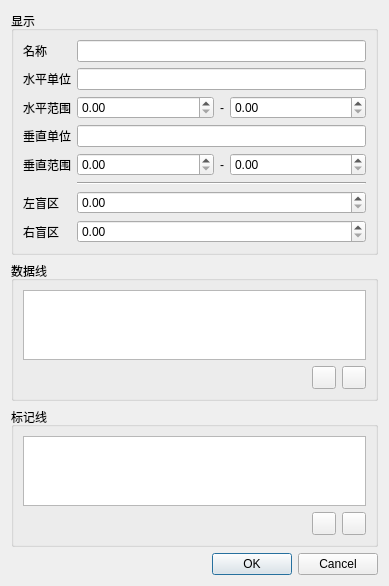
<?xml version="1.0" encoding="UTF-8"?>
<ui version="4.0">
 <class>PlotViewEditor</class>
 <widget class="QDialog" name="PlotViewEditor">
  <property name="geometry">
   <rect>
    <x>0</x>
    <y>0</y>
    <width>389</width>
    <height>554</height>
   </rect>
  </property>
  <property name="windowTitle">
   <string>B扫描视图</string>
  </property>
  <layout class="QVBoxLayout" name="verticalLayout_2">
   <item>
    <widget class="QGroupBox" name="groupBox">
     <property name="title">
      <string>显示</string>
     </property>
     <layout class="QFormLayout" name="formLayout">
      <item row="0" column="0">
       <widget class="QLabel" name="label">
        <property name="text">
         <string>名称</string>
        </property>
       </widget>
      </item>
      <item row="0" column="1">
       <widget class="QLineEdit" name="name"/>
      </item>
      <item row="1" column="0">
       <widget class="QLabel" name="label_3">
        <property name="text">
         <string>水平单位</string>
        </property>
       </widget>
      </item>
      <item row="1" column="1">
       <widget class="QLineEdit" name="unitNameH"/>
      </item>
      <item row="2" column="0">
       <widget class="QLabel" name="label_2">
        <property name="text">
         <string>水平范围</string>
        </property>
       </widget>
      </item>
      <item row="2" column="1">
       <layout class="QHBoxLayout" name="horizontalLayout_3">
        <item>
         <widget class="QDoubleSpinBox" name="left">
          <property name="maximum">
           <double>999999.989999999990687</double>
          </property>
         </widget>
        </item>
        <item>
         <widget class="QLabel" name="label_6">
          <property name="sizePolicy">
           <sizepolicy hsizetype="Maximum" vsizetype="Preferred">
            <horstretch>0</horstretch>
            <verstretch>0</verstretch>
           </sizepolicy>
          </property>
          <property name="text">
           <string>-</string>
          </property>
         </widget>
        </item>
        <item>
         <widget class="QDoubleSpinBox" name="right">
          <property name="maximum">
           <double>999999.989999999990687</double>
          </property>
         </widget>
        </item>
       </layout>
      </item>
      <item row="3" column="0">
       <widget class="QLabel" name="label_5">
        <property name="text">
         <string>垂直单位</string>
        </property>
       </widget>
      </item>
      <item row="3" column="1">
       <widget class="QLineEdit" name="unitNameV"/>
      </item>
      <item row="4" column="0">
       <widget class="QLabel" name="label_4">
        <property name="text">
         <string>垂直范围</string>
        </property>
       </widget>
      </item>
      <item row="4" column="1">
       <layout class="QHBoxLayout" name="horizontalLayout_4">
        <item>
         <widget class="QDoubleSpinBox" name="top">
          <property name="maximum">
           <double>999999.989999999990687</double>
          </property>
         </widget>
        </item>
        <item>
         <widget class="QLabel" name="label_7">
          <property name="sizePolicy">
           <sizepolicy hsizetype="Maximum" vsizetype="Preferred">
            <horstretch>0</horstretch>
            <verstretch>0</verstretch>
           </sizepolicy>
          </property>
          <property name="text">
           <string>-</string>
          </property>
         </widget>
        </item>
        <item>
         <widget class="QDoubleSpinBox" name="bottom">
          <property name="maximum">
           <double>999999.989999999990687</double>
          </property>
         </widget>
        </item>
       </layout>
      </item>
      <item row="5" column="1">
       <widget class="Line" name="line">
        <property name="orientation">
         <enum>Qt::Horizontal</enum>
        </property>
       </widget>
      </item>
      <item row="6" column="0">
       <widget class="QLabel" name="label_8">
        <property name="text">
         <string>左盲区</string>
        </property>
       </widget>
      </item>
      <item row="6" column="1">
       <widget class="QDoubleSpinBox" name="deadZoneLeft">
        <property name="maximum">
         <double>999999.989999999990687</double>
        </property>
       </widget>
      </item>
      <item row="7" column="0">
       <widget class="QLabel" name="label_9">
        <property name="text">
         <string>右盲区</string>
        </property>
       </widget>
      </item>
      <item row="7" column="1">
       <widget class="QDoubleSpinBox" name="deadZoneRight">
        <property name="maximum">
         <double>999999.989999999990687</double>
        </property>
       </widget>
      </item>
     </layout>
    </widget>
   </item>
   <item>
    <widget class="QGroupBox" name="curveGroup">
     <property name="title">
      <string>数据线</string>
     </property>
     <layout class="QHBoxLayout" name="horizontalLayout_2">
      <item>
       <layout class="QVBoxLayout" name="verticalLayout">
        <item>
         <widget class="QListWidget" name="curves"/>
        </item>
        <item>
         <layout class="QHBoxLayout" name="horizontalLayout">
          <item>
           <spacer name="horizontalSpacer">
            <property name="orientation">
             <enum>Qt::Horizontal</enum>
            </property>
            <property name="sizeHint" stdset="0">
             <size>
              <width>40</width>
              <height>20</height>
             </size>
            </property>
           </spacer>
          </item>
          <item>
           <widget class="QToolButton" name="addCurve">
            <property name="icon">
             <iconset resource="../../../Resources/Resources.qrc">
              <normaloff>:/icons/plus.png</normaloff>:/icons/plus.png</iconset>
            </property>
           </widget>
          </item>
          <item>
           <widget class="QToolButton" name="removeCurve">
            <property name="icon">
             <iconset resource="../../../Resources/Resources.qrc">
              <normaloff>:/icons/minus.png</normaloff>:/icons/minus.png</iconset>
            </property>
           </widget>
          </item>
         </layout>
        </item>
       </layout>
      </item>
     </layout>
    </widget>
   </item>
   <item>
    <widget class="QGroupBox" name="groupBox_2">
     <property name="title">
      <string>标记线</string>
     </property>
     <layout class="QHBoxLayout" name="horizontalLayout_6">
      <item>
       <layout class="QVBoxLayout" name="verticalLayout_3">
        <item>
         <widget class="QListWidget" name="lines"/>
        </item>
        <item>
         <layout class="QHBoxLayout" name="horizontalLayout_5">
          <item>
           <spacer name="horizontalSpacer_2">
            <property name="orientation">
             <enum>Qt::Horizontal</enum>
            </property>
            <property name="sizeHint" stdset="0">
             <size>
              <width>40</width>
              <height>20</height>
             </size>
            </property>
           </spacer>
          </item>
          <item>
           <widget class="QToolButton" name="addLine">
            <property name="icon">
             <iconset resource="../../../Resources/Resources.qrc">
              <normaloff>:/icons/plus.png</normaloff>:/icons/plus.png</iconset>
            </property>
           </widget>
          </item>
          <item>
           <widget class="QToolButton" name="removeLine">
            <property name="icon">
             <iconset resource="../../../Resources/Resources.qrc">
              <normaloff>:/icons/minus.png</normaloff>:/icons/minus.png</iconset>
            </property>
           </widget>
          </item>
         </layout>
        </item>
       </layout>
      </item>
     </layout>
    </widget>
   </item>
   <item>
    <widget class="QDialogButtonBox" name="buttonBox">
     <property name="standardButtons">
      <set>QDialogButtonBox::Cancel|QDialogButtonBox::Ok</set>
     </property>
    </widget>
   </item>
  </layout>
 </widget>
 <tabstops>
  <tabstop>name</tabstop>
  <tabstop>unitNameH</tabstop>
  <tabstop>left</tabstop>
  <tabstop>right</tabstop>
  <tabstop>unitNameV</tabstop>
  <tabstop>top</tabstop>
  <tabstop>bottom</tabstop>
  <tabstop>deadZoneLeft</tabstop>
  <tabstop>deadZoneRight</tabstop>
  <tabstop>curves</tabstop>
  <tabstop>addCurve</tabstop>
  <tabstop>removeCurve</tabstop>
  <tabstop>lines</tabstop>
  <tabstop>addLine</tabstop>
  <tabstop>removeLine</tabstop>
 </tabstops>
 <resources>
  <include location="../../../Resources/Resources.qrc"/>
  <include location="../../../Resources/Resources.qrc"/>
  <include location="../../../Resources/Resources.qrc"/>
  <include location="../../../Resources/Resources.qrc"/>
 </resources>
 <connections>
  <connection>
   <sender>buttonBox</sender>
   <signal>accepted()</signal>
   <receiver>PlotViewEditor</receiver>
   <slot>accept()</slot>
   <hints>
    <hint type="sourcelabel">
     <x>230</x>
     <y>530</y>
    </hint>
    <hint type="destinationlabel">
     <x>230</x>
     <y>275</y>
    </hint>
   </hints>
  </connection>
  <connection>
   <sender>buttonBox</sender>
   <signal>rejected()</signal>
   <receiver>PlotViewEditor</receiver>
   <slot>reject()</slot>
   <hints>
    <hint type="sourcelabel">
     <x>230</x>
     <y>531</y>
    </hint>
    <hint type="destinationlabel">
     <x>230</x>
     <y>275</y>
    </hint>
   </hints>
  </connection>
 </connections>
</ui>
